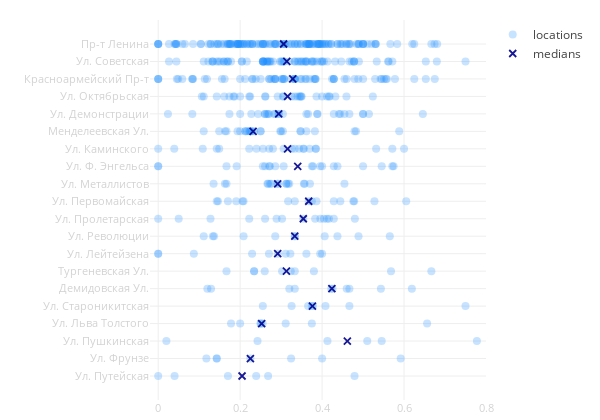

Notebook code for this chart:
### Code cell
face_scatter(city_data)

### Figure 1 — Plotly figure (JSON) as saved in the notebook; plotly's stock layout.template omitted (floating-point values rounded to 4 significant figures; data arrays with more than 128 entries replaced by an {"elided": "..."} marker saying what was removed)
{"data": [{"hoverinfo": "text+x", "marker": {"color": "dodgerblue", "opacity": 0.25, "size": 8}, "mode": "markers", "name": "locations", "text": {"elided": "536 str values"}, "type": "scatter", "uid": "f9cad838-58aa-11e9-b1df-3c15c2cf2370", "x": {"elided": "536 float values"}, "y": {"elided": "536 str values"}}, {"marker": {"color": "darkblue", "line": {"color": "darkblue", "width": 1.8}, "opacity": 0.9, "size": 7, "symbol": "x-thin-open"}, "mode": "markers", "name": "medians", "type": "scatter", "uid": "f9cadac2-58aa-11e9-aaed-3c15c2cf2370", "x": [0.3061, 0.3138, 0.3284, 0.3159, 0.2941, 0.2316, 0.3159, 0.3406, 0.2917, 0.3673, 0.3542, 0.3333, 0.2917, 0.3129, 0.4239, 0.3764, 0.2525, 0.4616, 0.225, 0.2047], "y": ["Пр-т Ленина", "Ул. Советская", "Красноармейский Пр-т", "Ул. Октябрьская", "Ул. Демонстрации", "Менделеевская Ул.", "Ул. Каминского", "Ул. Ф. Энгельса", "Ул. Металлистов", "Ул. Первомайская", "Ул. Пролетарская", "Ул. Революции", "Ул. Лейтейзена", "Тургеневская Ул.", "Демидовская Ул.", "Ул. Староникитская", "Ул. Льва Толстого", "Ул. Пушкинская", "Ул. Фрунзе", "Ул. Путейская"]}], "layout": {"height": 420, "hovermode": "closest", "margin": {"b": 20, "l": 150, "r": 30, "t": 20}, "showlegend": true, "width": 600, "xaxis": {"range": [-0.02, 0.8], "tickfont": {"color": "lightgrey", "size": 11}, "zeroline": false}, "yaxis": {"autorange": "reversed", "tickangle": 0, "tickfont": {"color": "lightgrey", "size": 11}, "zeroline": false}}}
